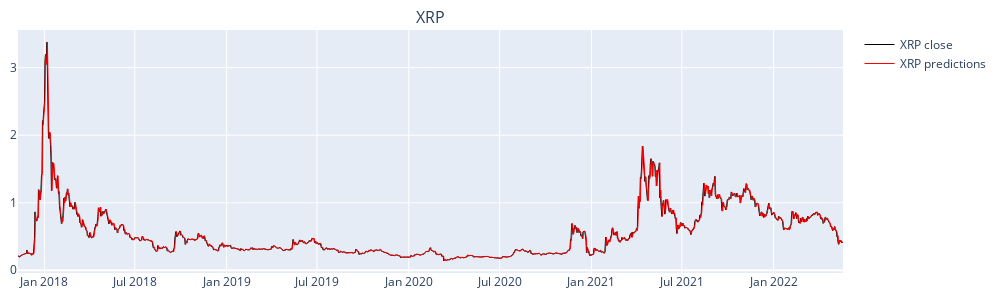

Notebook cell for this chart:
### Code cell
fig = plotting.regression_plot(base_datapoints)
fig.show()
fig.write_image("fig.svg")

### Figure 1 — Plotly figure (JSON) as saved in the notebook; plotly's stock layout.template omitted (floating-point values rounded to 4 significant figures; data arrays with more than 128 entries replaced by an {"elided": "..."} marker saying what was removed)
{"data": [{"legendgroup": "1", "line": {"color": "black", "width": 1}, "name": "XRP close", "type": "scatter", "x": {"elided": "1654 str values"}, "xaxis": "x", "y": {"elided": "1654 float values"}, "yaxis": "y"}, {"legendgroup": "1", "line": {"color": "red", "width": 1}, "name": "XRP predictions", "type": "scatter", "x": {"elided": "1654 str values"}, "xaxis": "x", "y": {"elided": "1654 float values"}, "yaxis": "y"}], "layout": {"annotations": [{"font": {"size": 16}, "showarrow": false, "text": "XRP", "x": 0.5, "xanchor": "center", "xref": "paper", "y": 1, "yanchor": "bottom", "yref": "paper"}], "height": 300, "legend": {"tracegroupgap": 300}, "margin": {"b": 10, "l": 10, "r": 20, "t": 30}, "width": 1000, "xaxis": {"anchor": "y", "domain": [0, 1]}, "yaxis": {"anchor": "x", "domain": [0, 1]}}}
